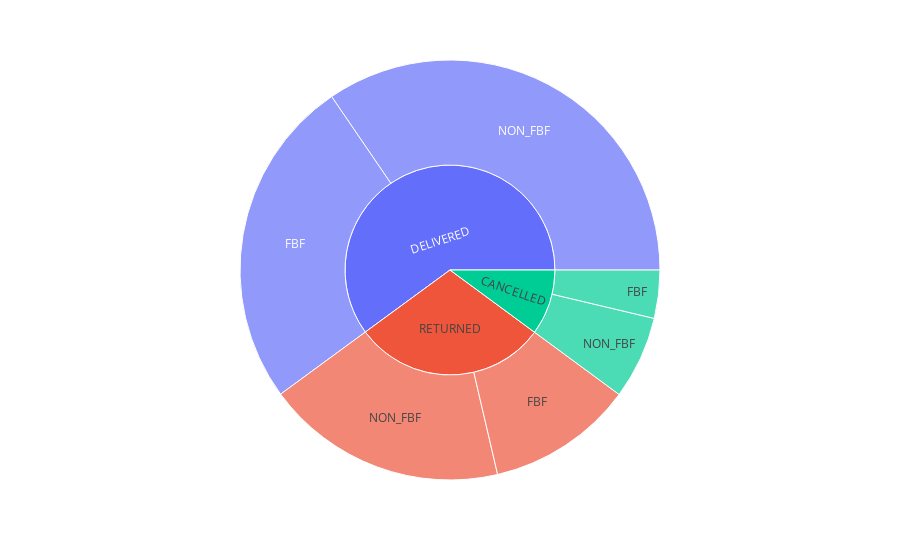

Notebook source saved alongside this figure:
### Code cell
temp = df_flipkart[["fulfilment_type", "order_item_status"]]
temp
import plotly.express as px

# fig = px.sunburst(
#     temp,
#     names='character',
#     parents='parent',
#     values='value',
# )
# fig.show()

temp = temp.value_counts(sort=False, normalize=True)
temp.drop('APPROVED', level='order_item_status', inplace=True)
temp.drop('READY_TO_SHIP', level='order_item_status', inplace=True)
temp2 = temp.reset_index(level=[0,1])
temp2["proportion"] = temp2["proportion"]*100
fig = px.sunburst(
    temp2,
    path=['order_item_status', 'fulfilment_type'],
    values='proportion',
)

fig.show()

### Figure 1 — Plotly figure (JSON) as saved in the notebook; plotly's stock layout.template omitted (floating-point values rounded to 4 significant figures)
{"data": [{"branchvalues": "total", "domain": {"x": [0, 1], "y": [0, 1]}, "hovertemplate": "labels=%{label}<br>proportion=%{value}<br>parent=%{parent}<br>id=%{id}<extra></extra>", "ids": ["CANCELLED/FBF", "DELIVERED/FBF", "RETURNED/FBF", "CANCELLED/NON_FBF", "DELIVERED/NON_FBF", "RETURNED/NON_FBF", "CANCELLED", "DELIVERED", "RETURNED"], "labels": ["FBF", "FBF", "FBF", "NON_FBF", "NON_FBF", "NON_FBF", "CANCELLED", "DELIVERED", "RETURNED"], "name": "", "parents": ["CANCELLED", "DELIVERED", "RETURNED", "CANCELLED", "DELIVERED", "RETURNED", "", "", ""], "type": "sunburst", "values": [3.682, 25.37, 11.19, 6.351, 34.31, 18.45, 10.03, 59.67, 29.64]}], "layout": {"autosize": true, "legend": {"tracegroupgap": 0}, "margin": {"t": 60}}}
